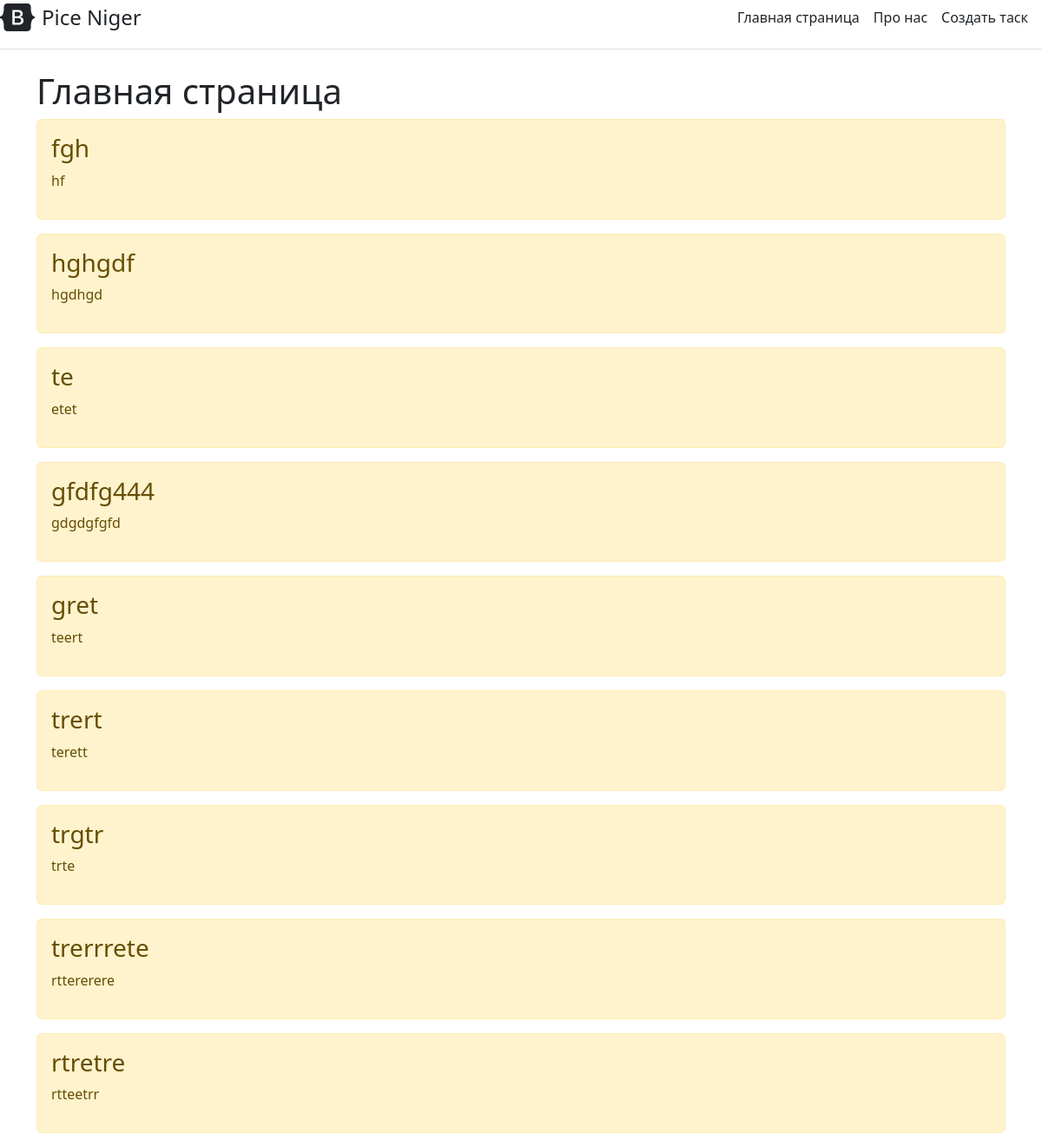
The app's page /, older data.
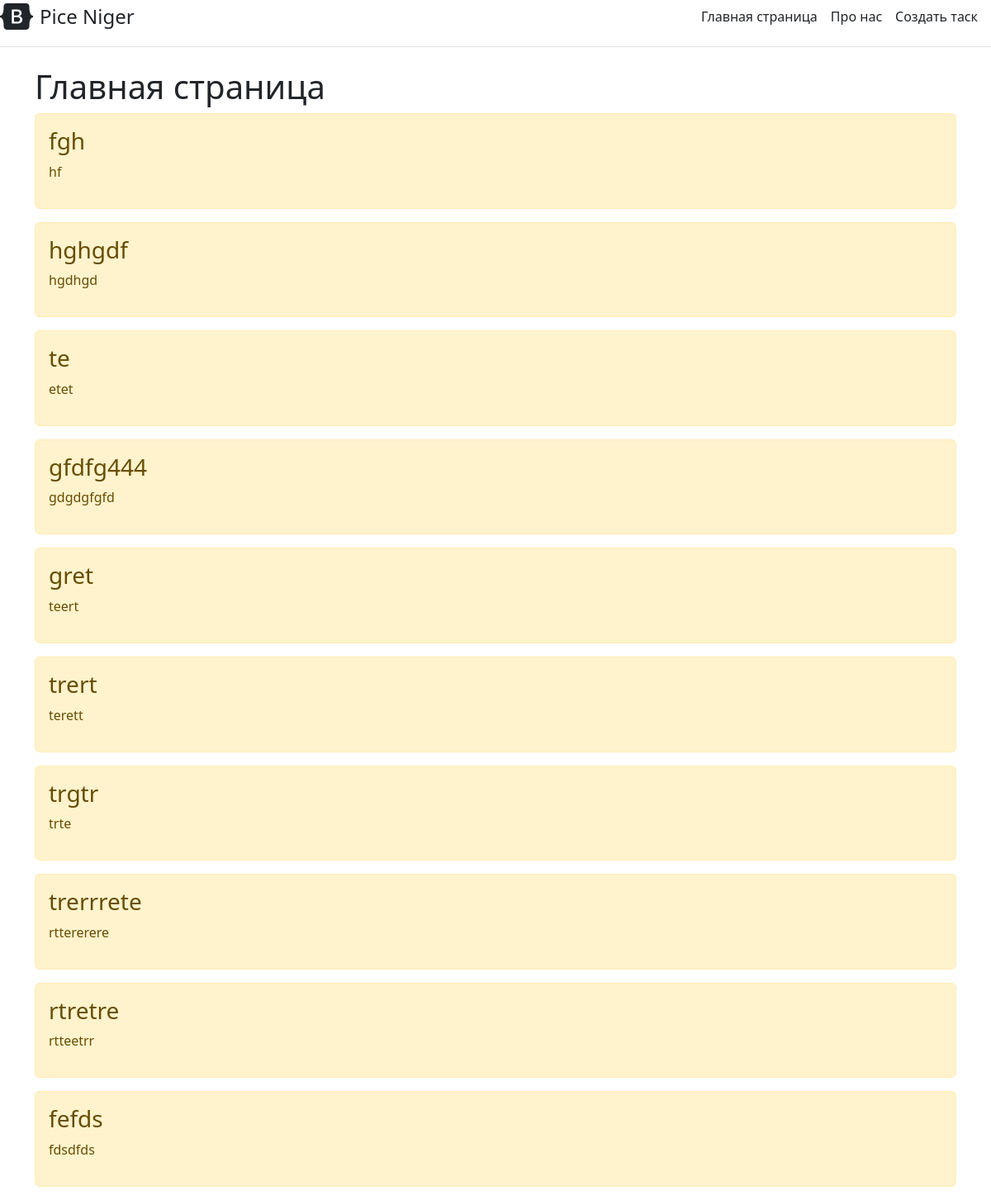
The same page, newer data.
### main/models.py (models this page shows)
class Task(models.Model):
     title = models.CharField('Название',max_length=50)
     task= models.TextField('Описание')
     def  __str__(self):
         return self.title
     class Meta:
        verbose_name = 'Задача'
        verbose_name_plural = 'Задачи'

### main/views.py (the view)
# urls.py: path('',views.index,name='home'),
def index(request):
    tasks = Task.objects.order_by('id')
    return render(request,'main/index.html',{'title':'Главная страница сайта','tasks':tasks})

### main/templates/main/index.html (shortened to what this page needs)
{% extends 'main/base.html' %}
{% block content %}
  <h1>Главная страница</h1>
  {% if tasks%}
    {% for el in tasks%}
    <div class ="alert alert-warning mt-2">
    <h3> {{el.title}} </h3>
    <p> {{el.task}} </p>
    </div>
    {% endfor%}
  {% else%}
  <p> Нет такой записи </p>
{% endif%}
{% endblock %}

Row changes from the older to the newer data that the page shows:
added Task: title "fefds", task "fdsdfds"
